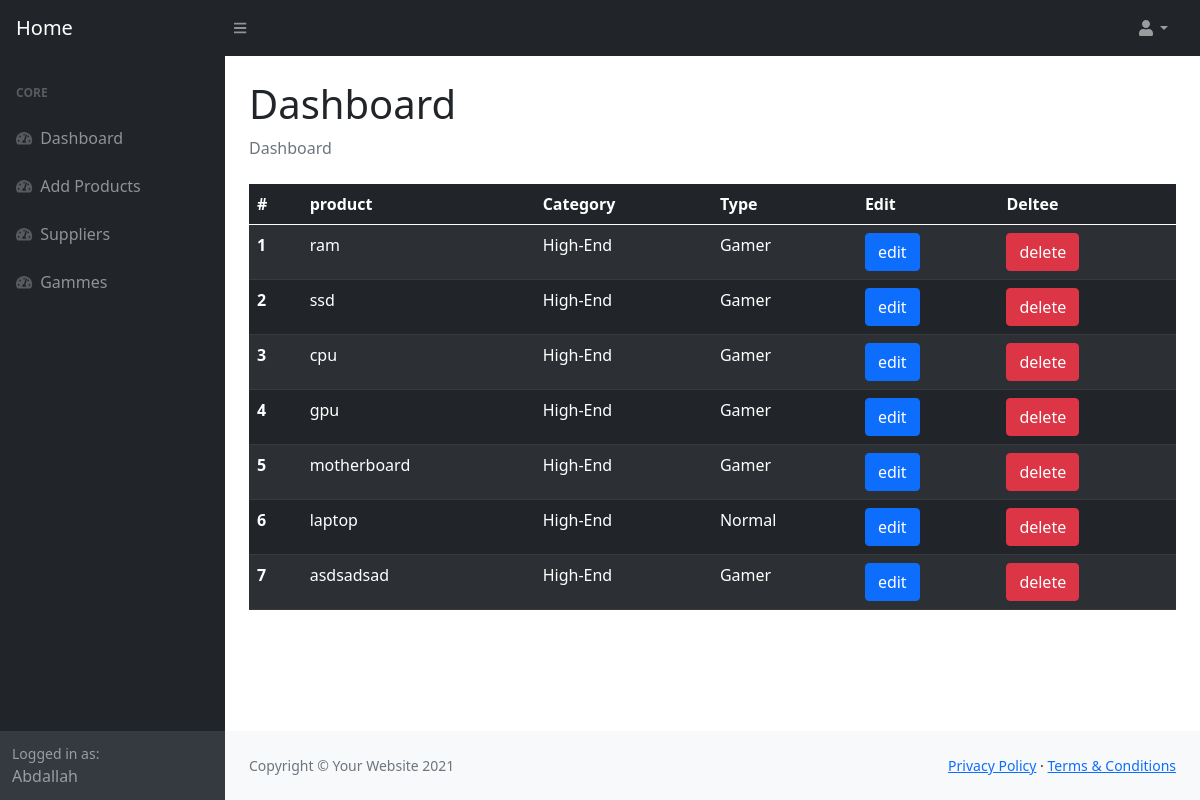
The page /dashboard/ (signed in) on the database its author committed.
### Tech_Parts/models.py (models this page shows, shortened)
class Product(models.Model):
    name=models.CharField(max_length=100)
    image=models.CharField(max_length=3000)
    price=models.PositiveIntegerField(default=0)
    category=models.ForeignKey(Category,default=1,null=True,on_delete=models.SET_NULL)
    processor=models.ManyToManyField(Processor)
    type=models.ForeignKey(Type,default=6,null=True,on_delete=models.SET_NULL)
    details=HTMLField()
    code=models.CharField(max_length=100,blank=True)
    slug=models.SlugField(blank=True,max_length=100,unique=True)

class Category(models.Model):
    name=models.CharField(max_length=50)

class Type(models.Model):
    name=models.CharField(max_length=50)
    li=models.CharField(max_length=100)

### Tech_Parts/views.py (the view)
# urls.py: path("dashboard/",views.dashboard,name="dashboard"),
@login_required
def dashboard(request):
    products=Product.objects.all().order_by("category")
    if not request.user.is_superuser:
        messages.error(request,"you dont have permission to add products")
        return redirect(reverse("home:home"))
    context={"products":products}
    return render(request,"dashboard/index.html",context)

### templates/dashboard/index.html (shortened to what this page needs)
{% load static %}
<!DOCTYPE html>
<html lang="en">
    <head>
        <link href="https://cdn.jsdelivr.net/npm/simple-datatables@latest/dist/style.css" rel="stylesheet" />
        <link href="{% static 'dashboard/css/styles.css'  %}" rel="stylesheet" />
    </head>
    <body class="sb-nav-fixed">
        <nav class="sb-topnav navbar navbar-expand navbar-dark bg-dark">
            <a class="navbar-brand ps-3" href="{% url 'home:home' %}">Home</a>
            <button class="btn btn-link btn-sm order-1 order-lg-0 me-4 me-lg-0" id="sidebarToggle" href="#!"><i class="fas fa-bars"></i></button>
            <ul class="navbar-nav ms-auto ms-md-0 me-3 me-lg-4">
                <li class="nav-item dropdown">
                    <a class="nav-link dropdown-toggle" id="navbarDropdown" href="#" role="button" data-bs-toggle="dropdown" aria-expanded="false"><i class="fas fa-user fa-fw"></i></a>
                </li>
            </ul>
        </nav>
        <div id="layoutSidenav">
            <div id="layoutSidenav_nav">
                <nav class="sb-sidenav accordion sb-sidenav-dark" id="sidenavAccordion">
                    <div class="sb-sidenav-menu">
                        <div class="nav">
                            <div class="sb-sidenav-menu-heading">Core</div>
                            <a class="nav-link" href="{% url 'home:dashboard' %}">
                                <div class="sb-nav-link-icon"><i class="fas fa-tachometer-alt"></i></div>
                                Dashboard
                            </a>
                            <a class="nav-link" href="{% url 'home:add' %}">
                                <div class="sb-nav-link-icon"><i class="fas fa-tachometer-alt"></i></div>
                                Add Products
                            </a>
                            <a class="nav-link" href="{% url 'home:suppliers' %}">
                                <div class="sb-nav-link-icon"><i class="fas fa-tachometer-alt"></i></div>
                                Suppliers
                            </a>
                             <a class="nav-link" href="{% url 'home:gammes' %}">
                                <div class="sb-nav-link-icon"><i class="fas fa-tachometer-alt"></i></div>
                               Gammes
                            </a>
                        </div>
                    </div>
                    <div class="sb-sidenav-footer">
                        <div class="small">Logged in as:</div>
                        {{request.user|title}}
                    </div>
                </nav>
            </div>
            <div id="layoutSidenav_content">
                <main>
                    <div class="container-fluid px-4">
                        <h1 class="mt-4">Dashboard</h1>
                        <ol class="breadcrumb mb-4">
                            <li class="breadcrumb-item active">Dashboard</li>
                        </ol>
                        <div >
                            <table class="table table-striped table-dark" >
                                <thead>
                                  <tr>
                                    <th scope="col">#</th>
                                    <th scope="col">product</th>
                                    <th scope="col">Category</th>
                                    <th scope="col">Type</th>
                                    <th scope="col">Edit</th>
                                    <th scope="col">Deltee</th>
                                  </tr>
                                </thead>
                                <tbody>
                                    {% for i in products %}
                                  <tr>
                                    <th scope="row">{{forloop.counter}}</th>
                                    <td>{{i.name}}</td>
                                    <td>{{i.category.name}}</td>
                                    <td>{{i.type.name}}</td>
                                    <td> <a href="{% url 'home:edit' slug=i.slug %}" type="button" class="btn btn-primary">
                                       edit
                                       </a></td>
                                    <td>
                                        <button type="button" class="btn btn-danger" data-bs-toggle="modal" data-bs-target="#exampleModal-{{i.id}}">
                                         delete
                                        </button>
                                        </td>
                                  </tr>
                                  {% endfor %}
                                </tbody>
                              </table>
                        </div>
                    </div>
                </main>
                <footer class="py-4 bg-light mt-auto">
                    <div class="container-fluid px-4">
                        <div class="d-flex align-items-center justify-content-between small">
                            <div class="text-muted">Copyright &copy; Your Website 2021</div>
                            <div>
                                <a href="#">Privacy Policy</a>
                                &middot;
                                <a href="#">Terms &amp; Conditions</a>
                            </div>
                        </div>
                    </div>
                </footer>
            </div>
        </div>
    </body>
</html>

### rows shown on the page
Product: name "ram", category.name "High-End", type.name "Gamer"
Product: name "ssd", category.name "High-End", type.name "Gamer"
Product: name "cpu", category.name "High-End", type.name "Gamer"
Product: name "gpu", category.name "High-End", type.name "Gamer"
Product: name "motherboard", category.name "High-End", type.name "Gamer"
Product: name "laptop", category.name "High-End", type.name "Normal"
Product: name "asdsadsad", category.name "High-End", type.name "Gamer"

### other values the page prints
{{ request.user|title }} "Abdallah"
